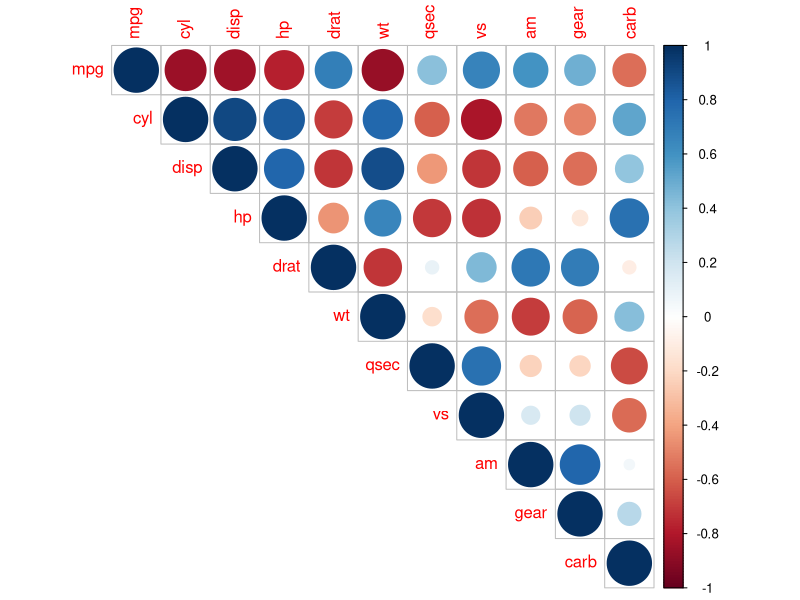
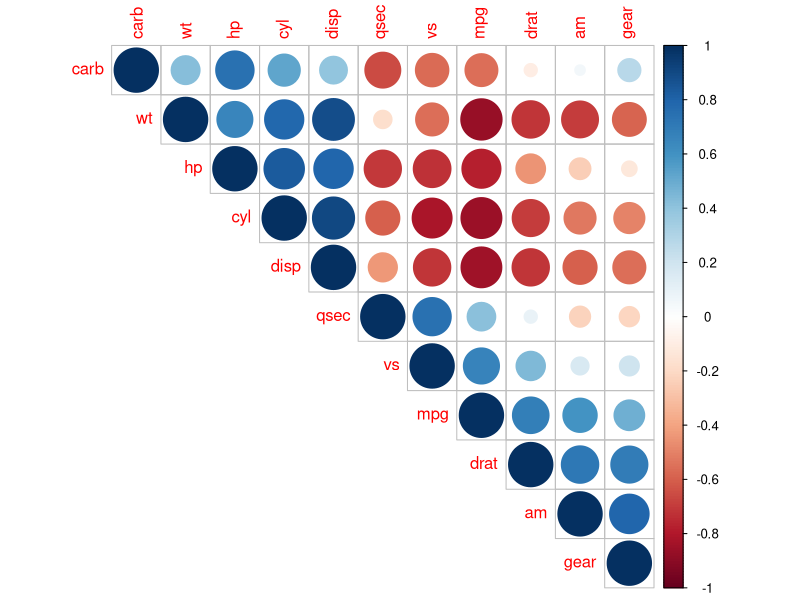
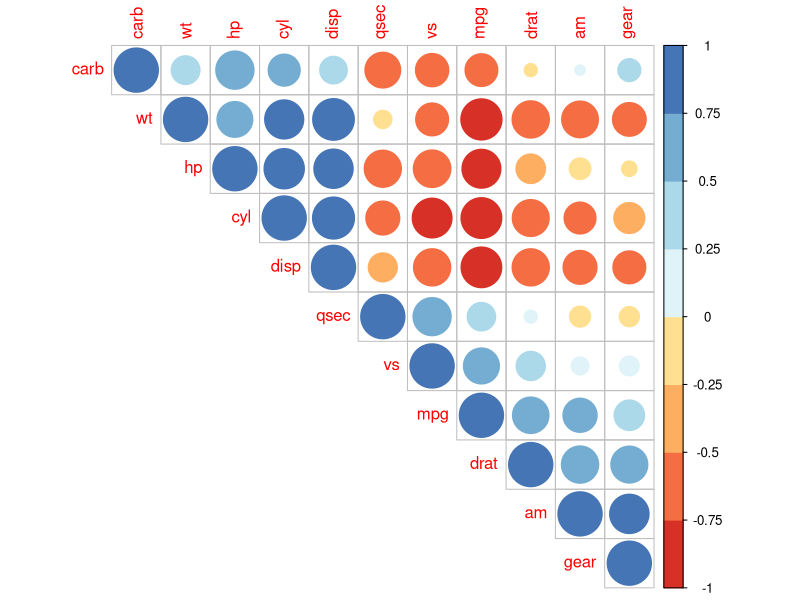
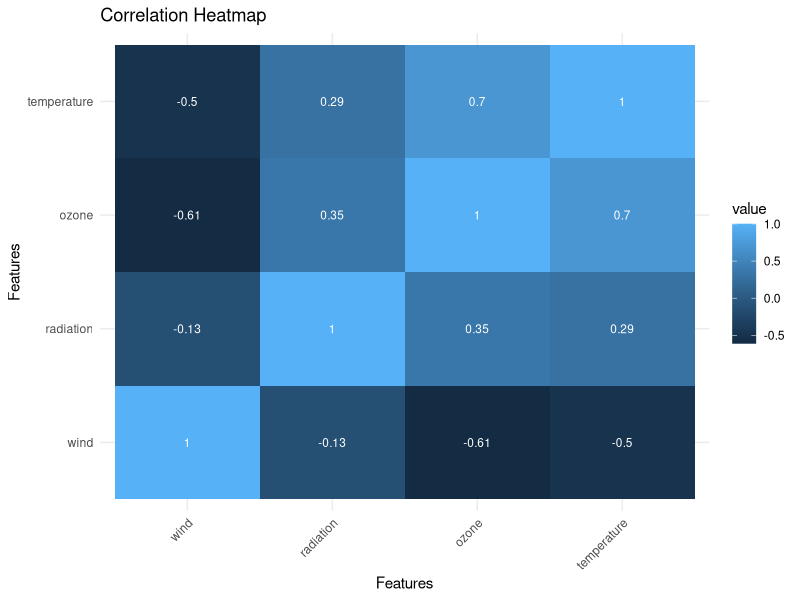

The R source for these figures, in order:
# Lab 9a - Correlation Analyses and Normalization in R

cran <- "https://cran.r-project.org/"
user_lib <- Sys.getenv("R_LIBS_USER")

out_dir <- "Lab9"
if (!dir.exists(out_dir)) dir.create(out_dir, recursive = TRUE)

cat("=== Lab 9a ===\n")

# -----------------------------------------------------------------------------
# 1. Understanding Correlation Analyses
# -----------------------------------------------------------------------------
cat("\n--- 1.1 Pearson correlation using cor() ---\n")
x <- c(1, 2, 3, 4, 5, 6, 7)
y <- c(1, 3, 6, 2, 7, 4, 5)
result <- cor(x, y, method = "pearson")
cat("Pearson correlation coefficient is:", result, "\n")

cat("\n--- 1.2 Pearson correlation using cor.test() ---\n")
result_test <- cor.test(x, y, method = "pearson")
print(result_test)

cat("\n--- 1.3 Correlation matrix using corrplot (mtcars) ---\n")
if (!require("corrplot", quietly = TRUE)) install.packages("corrplot", lib = user_lib, repos = cran)
if (!require("RColorBrewer", quietly = TRUE)) install.packages("RColorBrewer", lib = user_lib, repos = cran)
library(corrplot)
library(RColorBrewer)

data(mtcars)
M <- cor(mtcars)

png(file = file.path(out_dir, "corrplot_upper.png"), width = 1000, height = 800)
corrplot(M, type = "upper")
dev.off()

png(file = file.path(out_dir, "corrplot_upper_hclust.png"), width = 1000, height = 800)
corrplot(M, type = "upper", order = "hclust")
dev.off()

png(file = file.path(out_dir, "corrplot_upper_hclust_colors.png"), width = 1000, height = 800)
corrplot(M, type = "upper", order = "hclust", col = brewer.pal(n = 8, name = "RdYlBu"))
dev.off()

# -----------------------------------------------------------------------------
# 2. Plotting Correlation with Heatmap
# -----------------------------------------------------------------------------
cat("\n--- 2.1 Create & reorder correlation matrix, then melt ---\n")
if (!require("lattice", quietly = TRUE)) install.packages("lattice", lib = user_lib, repos = cran)
library(lattice)

# The lab references `environmental`. Use it if available; otherwise fall back to mtcars.
data_name <- "environmental"
if (exists(data_name, where = asNamespace("lattice"), inherits = FALSE)) {
  data <- get(data_name, envir = asNamespace("lattice"))
} else if (exists(data_name, inherits = TRUE)) {
  data <- get(data_name)
} else {
  data <- mtcars
}

corr_mat <- round(cor(data), 2)

dist_mat <- as.dist((1 - corr_mat) / 2)
hc <- hclust(dist_mat)
corr_mat <- corr_mat[hc$order, hc$order]

if (!require("reshape2", quietly = TRUE)) install.packages("reshape2", lib = user_lib, repos = cran)
library(reshape2)
melted_corr_mat <- melt(corr_mat)

cat("\n--- 2.2 Correlation heatmap using ggplot2 ---\n")
if (!require("ggplot2", quietly = TRUE)) install.packages("ggplot2", lib = user_lib, repos = cran)
library(ggplot2)

heatmap_plot <- ggplot(data = melted_corr_mat, aes(x = Var1, y = Var2, fill = value)) +
  geom_tile() +
  geom_text(aes(label = value), color = "white", size = 3) +
  theme_minimal() +
  theme(axis.text.x = element_text(angle = 45, hjust = 1)) +
  labs(title = "Correlation Heatmap", x = "Features", y = "Features")

ggsave(filename = file.path(out_dir, "corr_heatmap_ggplot2.png"), plot = heatmap_plot, width = 10, height = 8, dpi = 150)

# -----------------------------------------------------------------------------
# 3. Understanding Normalization
# -----------------------------------------------------------------------------
cat("\n--- 3.1 Log transformation (base R) ---\n")
mydata <- c(244, 753, 596, 645, 874, 141, 639, 465, 999, 654)
scaled_data1 <- log(mydata)
print(scaled_data1)

cat("\n--- 3.2 Standard scaling (scale) ---\n")
scaled_data2 <- as.data.frame(scale(mydata))
print(scaled_data2)

cat("\n--- 3.3 Min-Max scaling (caret) ---\n")
if (!require("caret", quietly = TRUE)) install.packages("caret", lib = user_lib, repos = cran)
library(caret)
minmax <- preProcess(as.data.frame(mydata), method = c("range"))
scaled_data3 <- predict(minmax, as.data.frame(mydata))
print(scaled_data3)

cat("\n--- 3.4 Summary comparison: raw vs normalized ---\n")
print(summary(mydata))
print(summary(scaled_data1))
print(summary(scaled_data2))
print(summary(scaled_data3))

cat("\nSaved outputs to:", normalizePath(out_dir), "\n")
